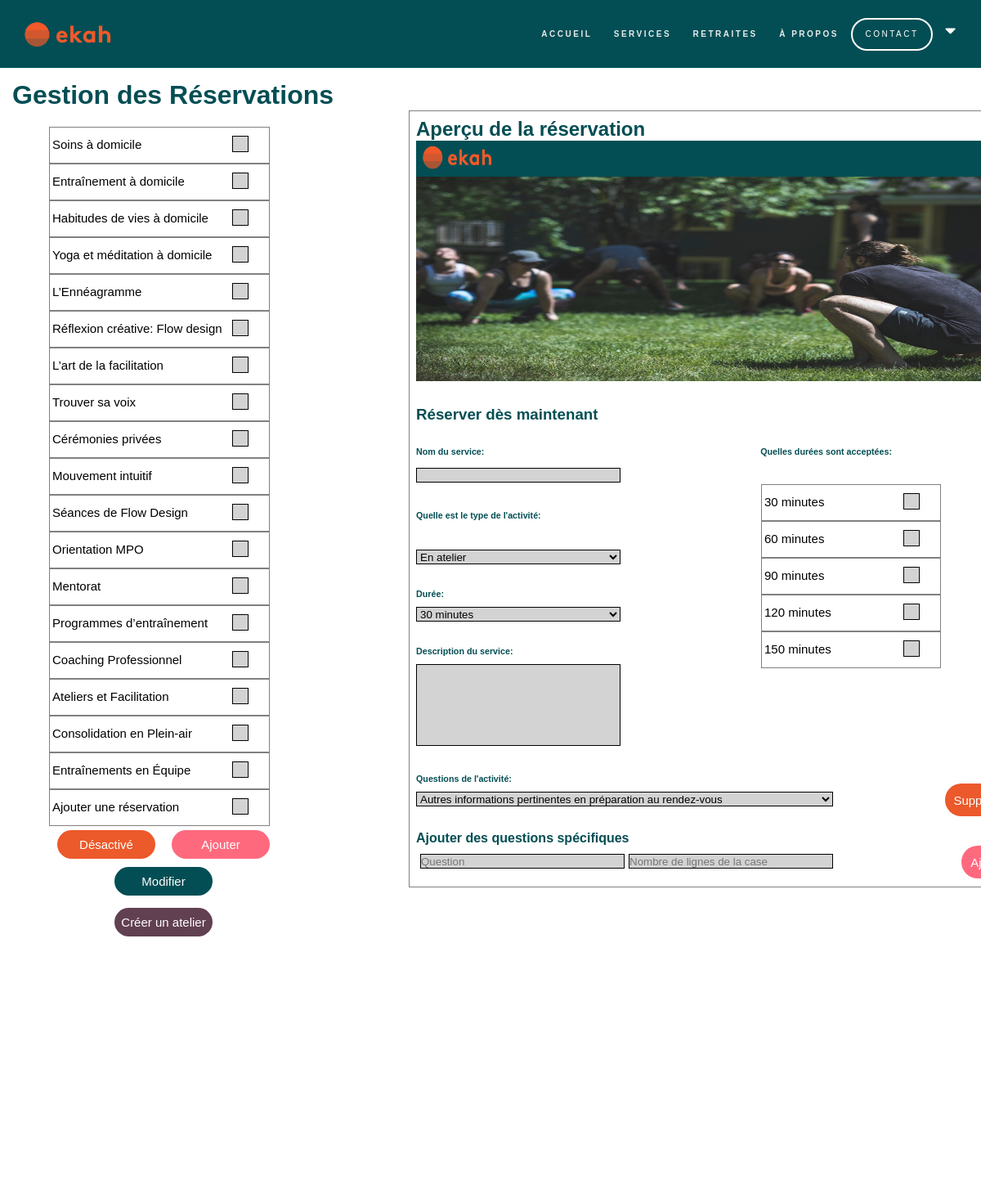
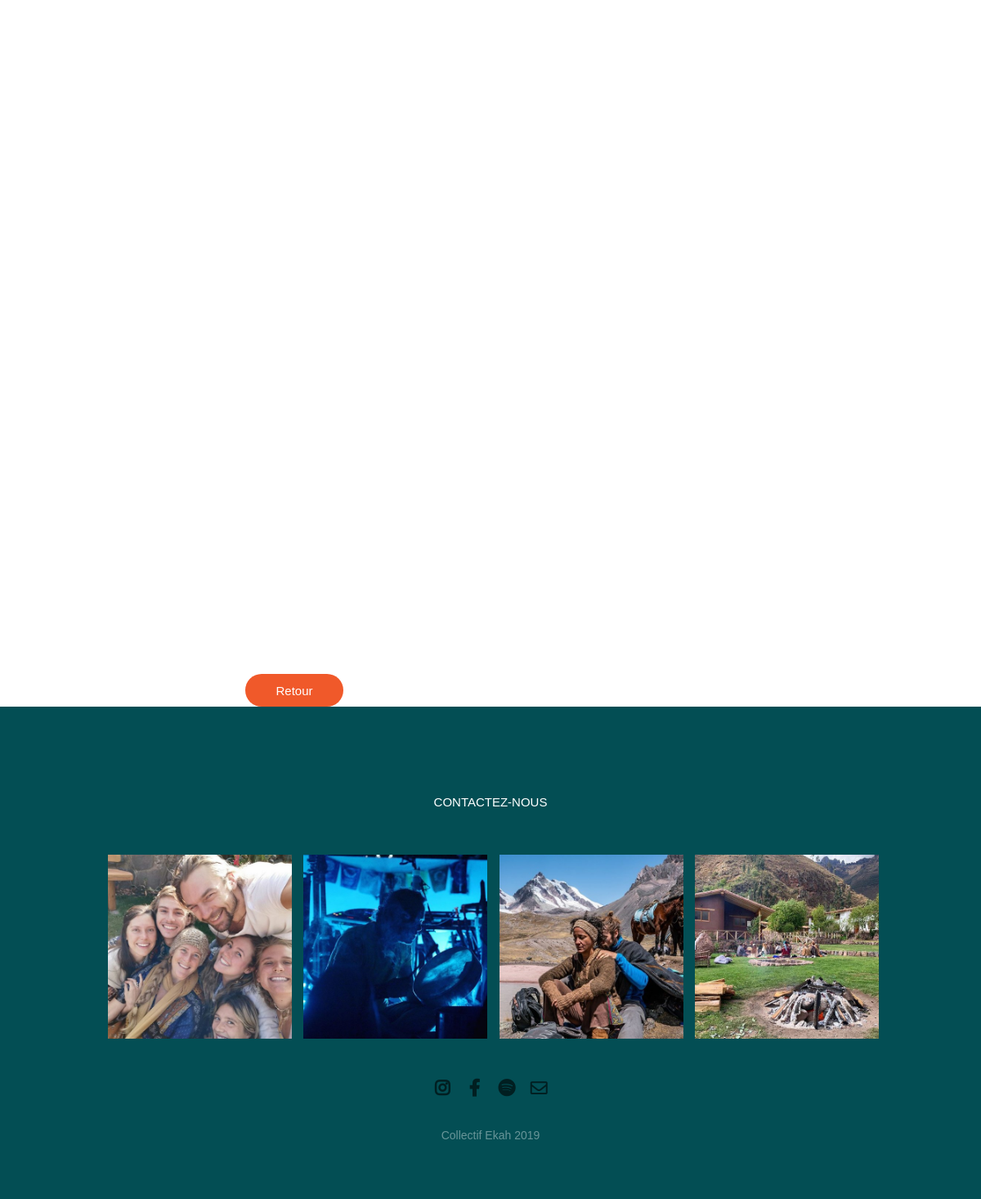
Screenshot of /affichage/admin/gestionReservation.php (signed in) with the database file from the repository (2 pictures, top to bottom).
### tables this page shows
CREATE TABLE duree (
id INT NOT NULL AUTO_INCREMENT PRIMARY KEY,
temps INT NOT NULL
);

### php/gestionnaire/Activite/gestionActivite.php (called while the page is built, shortened)
<?php
include_once $_SERVER['DOCUMENT_ROOT']."/Project-Ekah/utils/connexion.php";
include_once $_SERVER['DOCUMENT_ROOT']."/Project-Ekah/php/class/Activite/Activite.php";
include_once $_SERVER['DOCUMENT_ROOT']."/Project-Ekah/php/class/Activite/Type_activite.php";
class GestionActivite{
  public function getAllActiviteService(){
   $tempconn = new Connexion();
   $conn = $tempconn->getConnexion();
   $activite = null;
   $requete= "SELECT * FROM activite";
   $result = $conn->query($requete);
   if ($result->num_rows > 0) {
     while($row = $result->fetch_assoc()) {
       $activite[] = new Activite( $row['id'],
                                 $row['id_type_activite'],
                                 $row['id_etat_activite'],
                                 $row['nom'],
                                 $row['description_breve'],
                                 $row['description_longue']);
     }
   }
   return $activite;
 }
  public function getAllTypeActivite(){
    $tempconn = new Connexion();
    $conn = $tempconn->getConnexion();
    $requete= "SELECT * FROM type_activite";
    $result = $conn->query($requete);
    if ($result->num_rows > 0) {
      while($row = $result->fetch_assoc()) {
        $type_activite[] = new Type_activite( $row['id'],
                                  $row['nom']);
      }
    }
    return $type_activite;
  }
  public function getActiviteEtatId($id){
    $tempconn = new Connexion();
    $conn = $tempconn->getConnexion();
    $requete= "SELECT id_etat_activite FROM activite WHERE id = ?;";
    $stmt=$conn->prepare($requete);
    $stmt->bind_param('i', $id);
    $stmt->execute();
    $result = $stmt->get_result();
    $id_etat_activite = null;
    if ($row = $result->fetch_assoc()){
      $id_etat_activite = $row['id_etat_activite'];
    }
    return $id_etat_activite;
  }
}
?>

### utils/connexion.php (called while the page is built, shortened)
<?php
class Connexion{
  private $dbHost = "localhost";
  private $dbUser = "root";
  private $dbPass = "";
  private $dbName = "ekah";
  function __construct() {
    $this->conn = mysqli_connect($this->dbHost, $this->dbUser, $this->dbPass, $this->dbName);
  }
}
?>

### php/class/Activite/activite.php (called while the page is built, shortened)
<?php
  class Activite{
    private $nom;
    public function getNom(){
      return $this->nom;
    }
    public function setNom($nom){
      $this->nom = $nom;
    }
  }
 ?>

### php/gestionnaire/Duree/gestionDuree.php (called while the page is built, shortened)
<?php
 include_once $_SERVER['DOCUMENT_ROOT']."/Project-Ekah/utils/connexion.php";
 include_once $_SERVER['DOCUMENT_ROOT']."/Project-Ekah/php/class/Duree/Duree.php";
class GestionDuree{
  public function getAllDuree(){
    $tempconn = new Connexion();
    $conn = $tempconn->getConnexion();
    $duree = null;
    $requete= "SELECT * FROM duree";
    $result = $conn->query($requete);
    if ($result->num_rows > 0) {
      while($row = $result->fetch_assoc()) {
        $duree[] = new Duree( $row['id'],
                                  $row['temps']);
      }
    }
    return $duree;
  }
  public function getDureesOfActivite($idActivite){
    $tempconn = new Connexion();
    $conn = $tempconn->getConnexion();
      $requete = "SELECT tda.id_activite, d.id, d.temps FROM ta_duree_activite AS tda
                INNER JOIN activite AS a ON tda.id_activite = a.id
                INNER JOIN duree AS d ON tda.id_duree = d.id
                WHERE tda.id_activite = $idActivite;";
      $result = $conn->query($requete);
      if ($result->num_rows > 0) {
        while($row = $result->fetch_assoc()) {
          $duree[] = new Duree( $row['id'],$row['temps']);
        }
      }
      return $duree;
    }
  }
?>

### php/class/Duree/duree.php (called while the page is built, shortened)
<?php
  class Duree{
    private $temps;
    public function getTemps(){
      return $this->temps;
    }
    public function setTemps($temps){
      $this->temps = $temps;
    }
  }
 ?>

### php/class/Activite/type_activite.php (called while the page is built, shortened)
<?php
class Type_activite{
  private $nom;
    public function getNom(){
      return $this->nom
      ;}
  public function setNom($nom){
    $this->nom = $nom
    ;}
} ?>

### php/gestionnaire/Question/gestionQuestion.php (called while the page is built, shortened)
<?php
 include_once $_SERVER['DOCUMENT_ROOT']."/Project-Ekah/utils/connexion.php";
 include_once $_SERVER['DOCUMENT_ROOT']."/Project-Ekah/php/class/Question/Question.php";
class GestionQuestion{
  public function getQuestionsOfActivite($idActivite){
    $tempconn = new Connexion();
    $conn = $tempconn->getConnexion();
      $requete = "SELECT taqr.id_activite, q.id, q.nom_questionnaire FROM ta_activite_questionnaire_reservation AS taqr
                INNER JOIN activite AS a ON taqr.id_activite = a.id
                INNER JOIN questionnaire_reservation AS q ON taqr.id_questionnaire_res = q.id
                WHERE taqr.id_activite = $idActivite;";
      $result = $conn->query($requete);
      if ($result->num_rows > 0) {
        while($row = $result->fetch_assoc()) {
          $requete1 = "SELECT tqrq.id_questionnaire_res, q.id, q.id_type_question, q.question, q.nb_ligne FROM ta_questionnaire_reservation_question AS tqrq
                    INNER JOIN question AS q ON tqrq.id_question = q.id
                    INNER JOIN questionnaire_reservation AS qr ON tqrq.id_questionnaire_res = qr.id
                    WHERE tqrq.id_questionnaire_res = '".$row['id']."';";
          $result1 = $conn->query($requete1);
          if ($result1->num_rows > 0) {
            while($row = $result1->fetch_assoc()) {
              $question[] = new Question( $row['id'],$row['id_type_question'],$row['question'],$row['nb_ligne']);
            }
        }
      }
      return $question;
    }
}
}
?>

### php/class/Question/question.php (called while the page is built, shortened)
<?php
  class Question{
    private $identifiant;
    private $question;
    public function getIdentifiant(){
      return $this->identifiant;
    }
    public function setIdentifiant($identifiant){
      $this->identifiant = $identifiant;
    }
    public function getQuestion(){
      return $this->question;
    }
    public function setQuestion($question){
      $this->question = $question;
    }
  }
 ?>

### php/gestionnaire/Reservation/gestionAffichageGestionReservation.php (the view, shortened to what this page needs)
<?php
  class GestionAffichageGestionReservation
  {
    public function getAllActivite(){
       $ga = new GestionActivite();
       $activite = $ga->getAllActiviteService();
       $html = "";
        if (!is_array($activite)){
         $html .= "Aucun resultat trouvé.";
       }
       else{
         for ($i = 0; $i < sizeof($activite); $i++){
           if($ga->getActiviteEtatId($i+1)==2)
           {
             $html .= "
                 <div class=\"sectionActivite\">
                 <div class=\"titreActivite\">".$activite[$i]->getNom()."</div>
                 <div onclick='selectionne($i);' class=\"boiteSelection desactive\" id='Activite-$i'></div>
                 </div>
                   ";
           }
           else{
           $html .= "
               <div class=\"sectionActivite\">
               <div class=\"titreActivite\">".$activite[$i]->getNom()."</div>
               <div onclick='selectionne($i);' class=\"boiteSelection\" id='Activite-$i'></div>
               </div>
                 ";
               }
         }
         $j=sizeof($activite);
         $html.="
         <div class=\"sectionActivite\" >
         <div class=\"titreActivite\">Ajouter une réservation</div>
         <div onclick='selectionne($j);' class=\"boiteSelection\" id='AjoutActivite' value='$j'></div>
         </div>
         ";
       }
       return $html;
     }
     public function getAllTypeActivite(){
        $ga = new GestionActivite();
        $type_activite = $ga->getAllTypeActivite();
        $html = "";
         if (!is_array($type_activite)){
          $html .= "Aucun resultat trouvé.";
        }
        else{
          $html .= "<select class=\"boxType\" name=\"type\" id=\"type\"> ";
          for ($i = 0; $i < sizeof($type_activite);$i++){
            $j=$i+1;
            $html .= "
              <option id='Type-$i' value=\"$j\" >".$type_activite[$i]->getNom()."</option>
            ";
          }
          $html .= "</select>";
        }
        return $html;
      }
      public function getDureeActivite($idActivite){
         $gd = new GestionDuree();
         $duree_activite = $gd->getDureesOfActivite($idActivite);
         $html = "";
          if (!is_array($duree_activite)){
           $html .= "Aucun resultat trouvé.";
         }
         else{
           $html .= "<select class=\"boxDuree\" name=\"service\" id=\"duree\">";
           for ($i = 0; $i < sizeof($duree_activite);$i++){
             $html .= "
               <option id='Durees-".$duree_activite[$i]->getTemps()."' value=".$duree_activite[$i]->getTemps()." >".$duree_activite[$i]->getTemps()." minutes</option>
             ";
           }
           $html .= "</select>";
         }
         return $html;
       }
       public function getQuestionActivite($idActivite){
          $gq = new GestionQuestion();
          $question_activite = $gq->getQuestionsOfActivite($idActivite);
          $html = "";
           if (!is_array($question_activite)){
            $html .= "Aucun resultat trouvé.";
          }
          else{
            $html .= "<select class=\"boxQuestion\" name=\"service\" id=\"questionnaire\">";
            for ($i = 0; $i < sizeof($question_activite);$i++){
              $html .= "
                <option id='Question-$i' value=".$question_activite[$i]->getIdentifiant().">".$question_activite[$i]->getQuestion()."</option>
              ";
            }
            $html .= "</select>";
          }
          return $html;
        }
     public function getAllDuree(){
        $gd = new GestionDuree();
        $duree = $gd->getAllDuree();
        $html = "";
         if (!is_array($duree)){
          $html .= "Aucun resultat trouvé.";
        }
        else{
          for ($i = 0; $i < sizeof($duree); $i++){
            $html .= "
                <div class=\"sectionDuree\" >
                <div class=\"titreActivite\">".$duree[$i]->getTemps()." minutes</div>
                <div onclick='selectionneDuree($i);' class=\"boiteSelection\" id='Duree-$i'></div>
                </div>
                  ";
          }
        }
        return $html;
      }
   }
?>

### rows the page displays
duree: temps "30"
duree: temps "60"
duree: temps "90"
duree: temps "120"
duree: temps "150"

### other values shown
$activite[$i]->getNom() "Soins à domicile"
$activite[$i]->getNom() "Entraînement à domicile"
$activite[$i]->getNom() "Habitudes de vies à domicile"
$activite[$i]->getNom() "Yoga et méditation à domicile"
$activite[$i]->getNom() "L’Ennéagramme"
$activite[$i]->getNom() "Réflexion créative: Flow design"
$activite[$i]->getNom() "L’art de la facilitation"
$activite[$i]->getNom() "Trouver sa voix"
$activite[$i]->getNom() "Cérémonies privées"
$activite[$i]->getNom() "Mouvement intuitif"
$activite[$i]->getNom() "Séances de Flow Design"
$activite[$i]->getNom() "Orientation MPO"
$activite[$i]->getNom() "Mentorat"
$activite[$i]->getNom() "Programmes d’entraînement"
$activite[$i]->getNom() "Coaching Professionnel"
